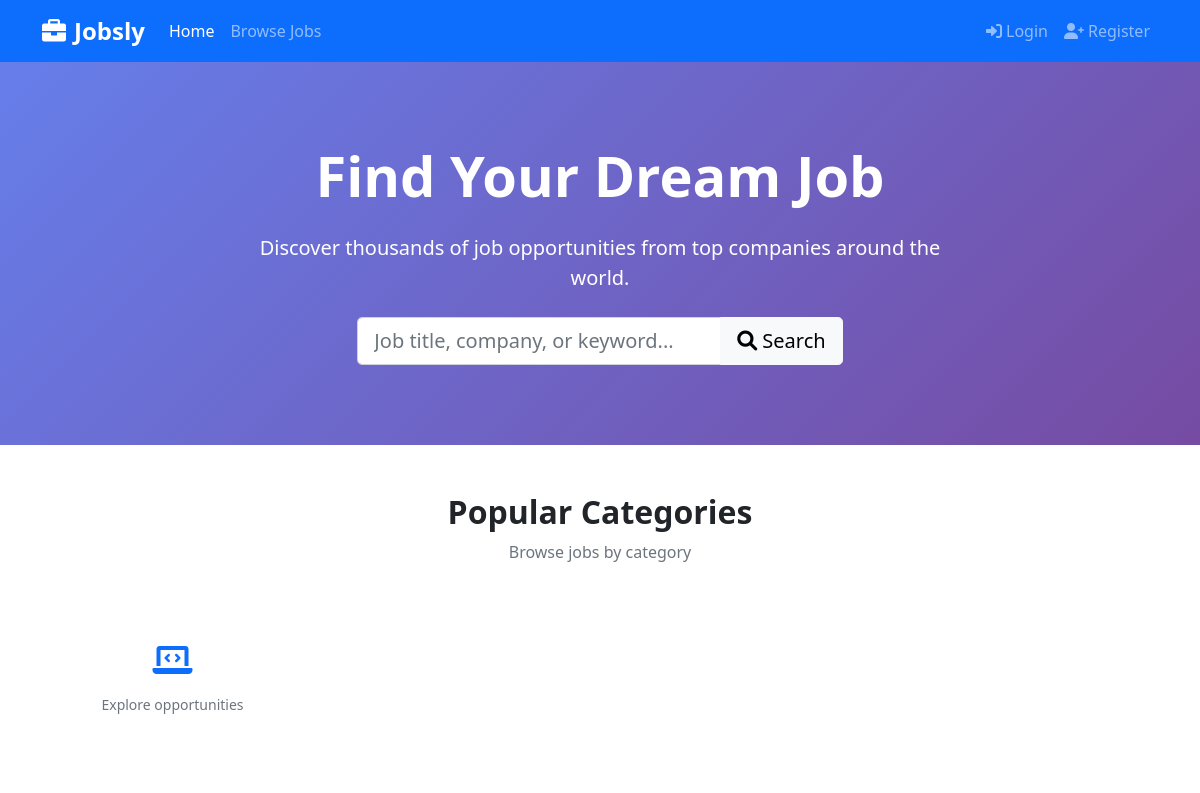
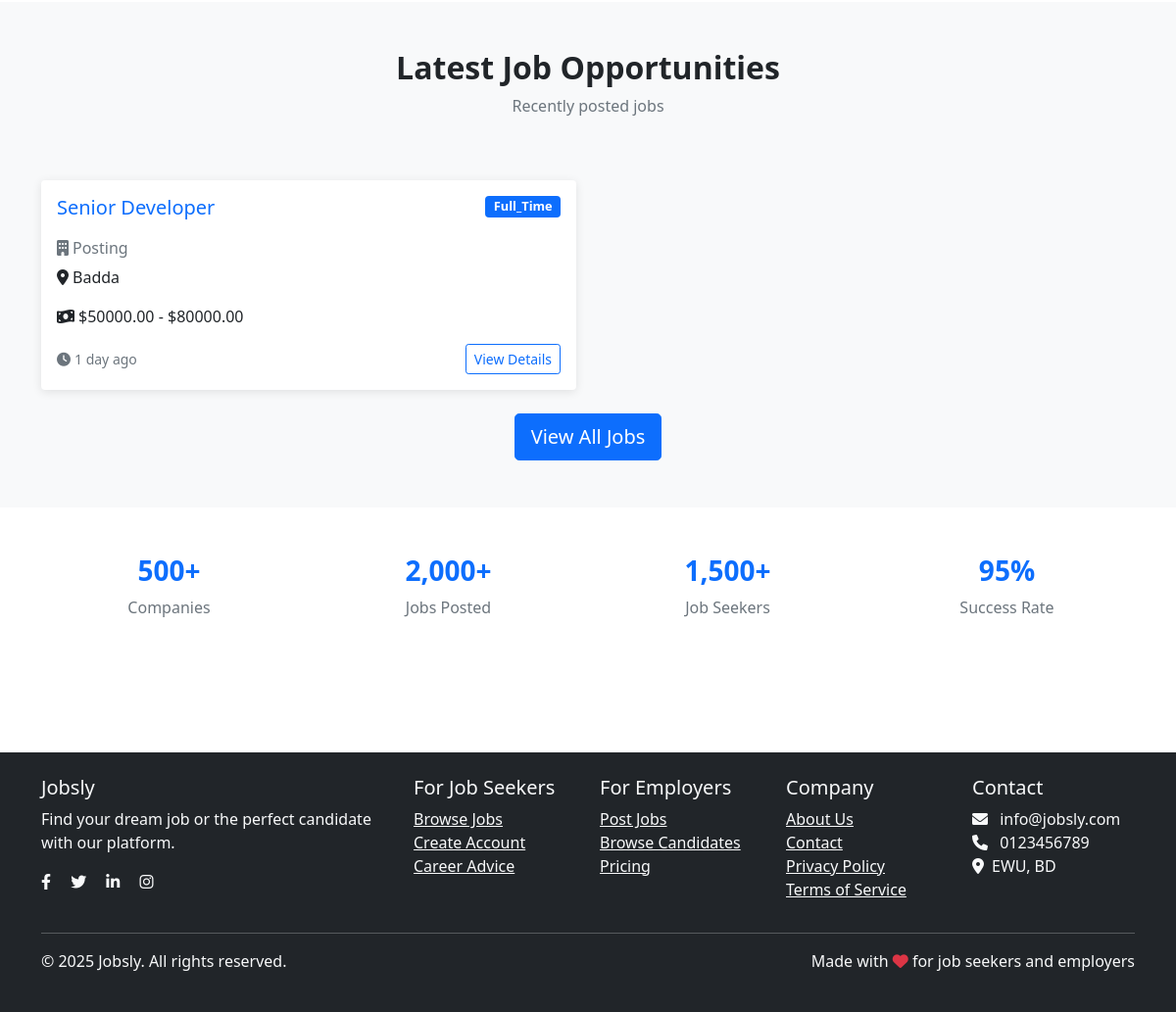
The page / on the database its author committed (2 pictures, top to bottom).
### jobs/models.py (models this page shows, shortened)
class Job(models.Model):
    JOB_TYPE_CHOICES = (
        ('full_time', 'Full Time'),
        ('part_time', 'Part Time'),
        ('contract', 'Contract'),
        ('internship', 'Internship'),
        ('remote', 'Remote'),
    )
    STATUS_CHOICES = (
        ('pending', 'Pending Approval'),
        ('approved', 'Approved'),
        ('rejected', 'Rejected'),
    )
    employer = models.ForeignKey(EmployerProfile, on_delete=models.CASCADE, related_name='jobs')
    title = models.CharField(max_length=200)
    category = models.CharField(max_length=100)  # Changed to CharField
    location = models.CharField(max_length=100)
    job_type = models.CharField(max_length=20, choices=JOB_TYPE_CHOICES)
    salary_min = models.DecimalField(max_digits=10, decimal_places=2)  # Fixed this line
    salary_max = models.DecimalField(max_digits=10, decimal_places=2)  # Fixed this line
    description = models.TextField()
    requirements = models.TextField()
    responsibilities = models.TextField()
    application_deadline = models.DateField()
    is_active = models.BooleanField(default=True)
    status = models.CharField(max_length=20, choices=STATUS_CHOICES, default='pending')
    created_at = models.DateTimeField(auto_now_add=True)
    updated_at = models.DateTimeField(auto_now=True)
    class Meta:
        ordering = ['-created_at']

### accounts/models.py (models this page shows, shortened)
class EmployerProfile(models.Model):
    user = models.OneToOneField(User, on_delete=models.CASCADE, related_name='employerprofile')
    company_name = models.CharField(max_length=200)
    industry = models.CharField(max_length=100)
    address = models.TextField()
    description = models.TextField()
    website = models.URLField(blank=True)
    logo = models.ImageField(upload_to='company_logos/', null=True, blank=True)
    created_at = models.DateTimeField(auto_now_add=True)
    updated_at = models.DateTimeField(auto_now=True)

### jobs/views.py (the view)
# urls.py: path('', views.home, name='home'),
def home(request):
    latest_jobs = Job.objects.filter(status='approved', is_active=True).order_by('-created_at')[:8]
    categories = Job.objects.filter(status='approved', is_active=True).values_list('category', flat=True).distinct()[:8]
    context = {
        'latest_jobs': latest_jobs,
        'categories': categories,
    }
    return render(request, 'jobs/home.html', context)

### templates/jobs/home.html (shortened to what this page needs)
{% extends 'base.html' %}
{% block content %}
<section class="hero-section">
    <div class="container">
        <div class="row align-items-center">
            <div class="col-lg-8 mx-auto text-center">
                <h1 class="display-4 fw-bold mb-4">Find Your Dream Job</h1>
                <p class="lead mb-4">Discover thousands of job opportunities from top companies around the world.</p>
                <form method="get" action="{% url 'job_list' %}" class="row g-3 justify-content-center">
                    <div class="col-md-8">
                        <div class="input-group input-group-lg">
                            <input type="text" name="q" class="form-control" placeholder="Job title, company, or keyword..." aria-label="Search jobs">
                            <button class="btn btn-light" type="submit">
                                <i class="fas fa-search"></i> Search
                            </button>
                        </div>
                    </div>
                </form>
            </div>
        </div>
    </div>
</section>
<section class="py-5">
    <div class="container">
        <div class="row">
            <div class="col-12 text-center mb-5">
                <h2 class="fw-bold">Popular Categories</h2>
                <p class="text-muted">Browse jobs by category</p>
            </div>
        </div>
        <div class="row g-4">
            {% for category in categories %}
            <div class="col-md-3 col-6">
                <div class="card category-card text-center h-100 border-0">
                    <div class="card-body">
                        <div class="category-icon mb-3">
                            <i class="fas fa-laptop-code fa-2x text-primary"></i>
                        </div>
                        <p class="text-muted small">{{ category.description|default:"Explore opportunities" }}</p>
                    </div>
                </div>
            </div>
            {% endfor %}
        </div>
    </div>
</section>
<section class="py-5 bg-light">
    <div class="container">
        <div class="row">
            <div class="col-12 text-center mb-5">
                <h2 class="fw-bold">Latest Job Opportunities</h2>
                <p class="text-muted">Recently posted jobs</p>
            </div>
        </div>
        <div class="row g-4">
            {% for job in latest_jobs %}
            <div class="col-lg-6">
                <div class="card job-card h-100">
                    <div class="card-body">
                        <div class="d-flex justify-content-between align-items-start mb-3">
                            <h5 class="card-title">
                                <a href="{% url 'job_detail' job.id %}" class="text-decoration-none">{{ job.title }}</a>
                            </h5>
                            <span class="badge bg-primary category-badge">{{ job.job_type|title }}</span>
                        </div>
                        <h6 class="card-subtitle mb-2 text-muted">
                            <i class="fas fa-building me-1"></i>{{ job.employer.company_name }}
                        </h6>
                        <p class="card-text">
                            <i class="fas fa-map-marker-alt me-1"></i>{{ job.location }}
                        </p>
                        <p class="card-text">
                            <i class="fas fa-money-bill-wave me-1"></i>${{ job.salary_min }} - ${{ job.salary_max }}
                        </p>
                        <div class="d-flex justify-content-between align-items-center">
                            <small class="text-muted">
                                <i class="fas fa-clock me-1"></i>{{ job.created_at|timesince }} ago
                            </small>
                            <a href="{% url 'job_detail' job.id %}" class="btn btn-sm btn-outline-primary">View Details</a>
                        </div>
                    </div>
                </div>
            </div>
            {% empty %}
            <div class="col-12 text-center">
                <p class="text-muted">No jobs available at the moment.</p>
            </div>
            {% endfor %}
        </div>
        <div class="text-center mt-4">
            <a href="{% url 'job_list' %}" class="btn btn-primary btn-lg">View All Jobs</a>
        </div>
    </div>
</section>
<section class="py-5">
    <div class="container">
        <div class="row text-center">
            <div class="col-md-3 col-6 mb-4">
                <div class="stat-item">
                    <h3 class="fw-bold text-primary">500+</h3>
                    <p class="text-muted">Companies</p>
                </div>
            </div>
            <div class="col-md-3 col-6 mb-4">
                <div class="stat-item">
                    <h3 class="fw-bold text-primary">2,000+</h3>
                    <p class="text-muted">Jobs Posted</p>
                </div>
            </div>
            <div class="col-md-3 col-6 mb-4">
                <div class="stat-item">
                    <h3 class="fw-bold text-primary">1,500+</h3>
                    <p class="text-muted">Job Seekers</p>
                </div>
            </div>
            <div class="col-md-3 col-6 mb-4">
                <div class="stat-item">
                    <h3 class="fw-bold text-primary">95%</h3>
                    <p class="text-muted">Success Rate</p>
                </div>
            </div>
        </div>
    </div>
</section>
{% endblock %}

### templates/base.html (style rules this page uses)
.hero-section { background: linear-gradient(135deg, #667eea 0%, #764ba2 100%); color: white; padding: 80px 0; }
.job-card { transition: transform 0.2s; border: none; box-shadow: 0 2px 10px rgba(0,0,0,0.1); }
.category-badge { font-size: 0.8rem; }

### rows shown on the page
Job: title "Senior Developer", job_type "Full_Time", employer.company_name "Posting", location "Badda", salary_min "50000.00", salary_max "80000.00", created_at "1 day"

### other values the page prints
{{ category.description|default:"Explore opportunities" }} "Explore opportunities"
